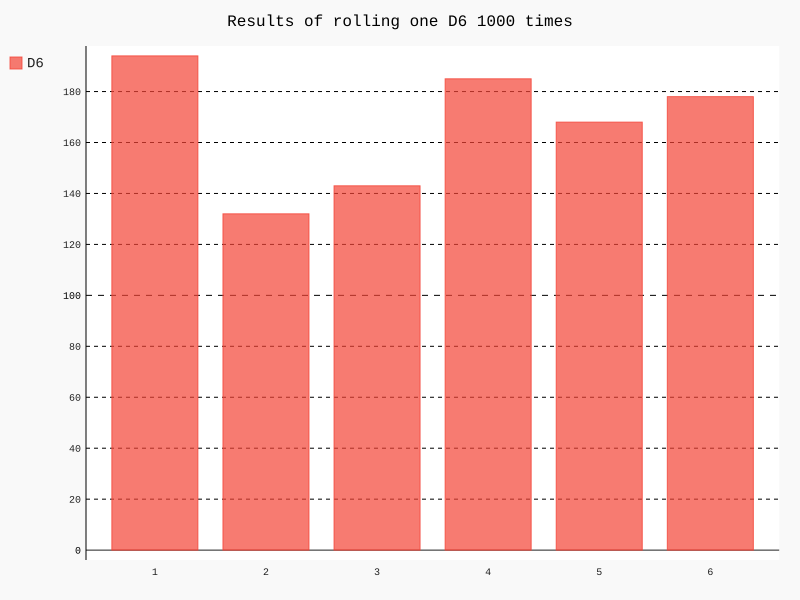

The Python source for this figure:
import pygal
from die import Die

die = Die()

results = []

for roll_num in range(1000):
  result = die.roll()
  results.append(result)

# print(results)

frequences = []
for value in range(1, die.num_sides + 1):
  frequency = results.count(value)
  frequences.append(frequency)
# print(frequences)

hist = pygal.Bar()

hist.title = "Results of rolling one D6 1000 times"
hist.x_labels = [1,2,3,4,5,6]
hist._x_title = "Result"
hist._y_title = "Requency of Result"

hist.add("D6", frequences)
hist.render_to_file("die_visual.svg")
